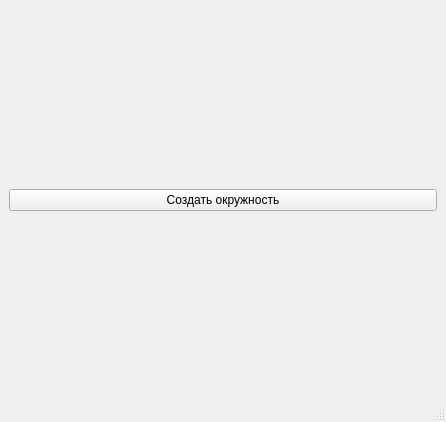
<?xml version="1.0" encoding="UTF-8"?>
<ui version="4.0">
 <class>MainWindow</class>
 <widget class="QMainWindow" name="MainWindow">
  <property name="geometry">
   <rect>
    <x>0</x>
    <y>0</y>
    <width>446</width>
    <height>422</height>
   </rect>
  </property>
  <property name="windowTitle">
   <string>MainWindow</string>
  </property>
  <widget class="QWidget" name="centralwidget">
   <layout class="QHBoxLayout" name="horizontalLayout">
    <item>
     <widget class="QPushButton" name="pushButton">
      <property name="text">
       <string>Создать окружность</string>
      </property>
     </widget>
    </item>
   </layout>
  </widget>
  <widget class="QStatusBar" name="statusbar"/>
 </widget>
 <resources/>
 <connections/>
</ui>
